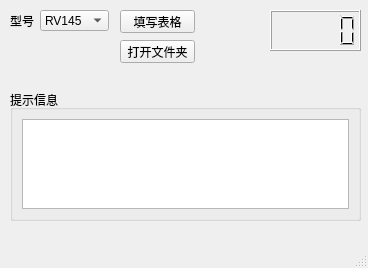
<?xml version="1.0" encoding="UTF-8"?>
<ui version="4.0">
 <class>MainWindow</class>
 <widget class="QMainWindow" name="MainWindow">
  <property name="geometry">
   <rect>
    <x>0</x>
    <y>0</y>
    <width>368</width>
    <height>268</height>
   </rect>
  </property>
  <property name="windowTitle">
   <string>MainWindow</string>
  </property>
  <widget class="QWidget" name="centralwidget">
   <widget class="QPushButton" name="pushButton">
    <property name="geometry">
     <rect>
      <x>120</x>
      <y>10</y>
      <width>75</width>
      <height>23</height>
     </rect>
    </property>
    <property name="text">
     <string>填写表格</string>
    </property>
   </widget>
   <widget class="QComboBox" name="comboBox">
    <property name="geometry">
     <rect>
      <x>40</x>
      <y>10</y>
      <width>69</width>
      <height>21</height>
     </rect>
    </property>
    <item>
     <property name="text">
      <string>RV145</string>
     </property>
    </item>
    <item>
     <property name="text">
      <string>RV80S</string>
     </property>
    </item>
   </widget>
   <widget class="QLabel" name="label">
    <property name="geometry">
     <rect>
      <x>10</x>
      <y>10</y>
      <width>54</width>
      <height>21</height>
     </rect>
    </property>
    <property name="text">
     <string>型号</string>
    </property>
   </widget>
   <widget class="QPushButton" name="pushButton_2">
    <property name="geometry">
     <rect>
      <x>120</x>
      <y>40</y>
      <width>75</width>
      <height>23</height>
     </rect>
    </property>
    <property name="text">
     <string>打开文件夹</string>
    </property>
   </widget>
   <widget class="QLCDNumber" name="lcdNumber">
    <property name="geometry">
     <rect>
      <x>270</x>
      <y>10</y>
      <width>91</width>
      <height>41</height>
     </rect>
    </property>
    <property name="smallDecimalPoint">
     <bool>false</bool>
    </property>
    <property name="mode">
     <enum>QLCDNumber::Dec</enum>
    </property>
    <property name="value" stdset="0">
     <double>0.000000000000000</double>
    </property>
   </widget>
   <widget class="QGroupBox" name="groupBox">
    <property name="geometry">
     <rect>
      <x>10</x>
      <y>90</y>
      <width>351</width>
      <height>131</height>
     </rect>
    </property>
    <property name="title">
     <string>提示信息</string>
    </property>
    <layout class="QVBoxLayout" name="verticalLayout">
     <item>
      <widget class="QTextBrowser" name="textBrowser"/>
     </item>
    </layout>
   </widget>
  </widget>
  <widget class="QMenuBar" name="menubar">
   <property name="geometry">
    <rect>
     <x>0</x>
     <y>0</y>
     <width>368</width>
     <height>23</height>
    </rect>
   </property>
  </widget>
  <widget class="QStatusBar" name="statusbar"/>
 </widget>
 <resources/>
 <connections/>
</ui>
